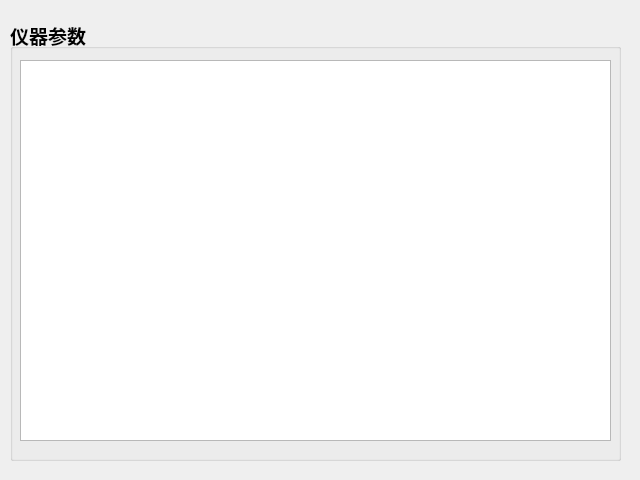
<?xml version="1.0" encoding="UTF-8"?>
<ui version="4.0">
 <class>DialogDevProp</class>
 <widget class="QDialog" name="DialogDevProp">
  <property name="geometry">
   <rect>
    <x>0</x>
    <y>0</y>
    <width>640</width>
    <height>480</height>
   </rect>
  </property>
  <property name="windowTitle">
   <string>Dialog</string>
  </property>
  <widget class="QGroupBox" name="groupBox">
   <property name="geometry">
    <rect>
     <x>10</x>
     <y>20</y>
     <width>611</width>
     <height>441</height>
    </rect>
   </property>
   <property name="font">
    <font>
     <pointsize>14</pointsize>
     <weight>75</weight>
     <bold>true</bold>
    </font>
   </property>
   <property name="title">
    <string>仪器参数</string>
   </property>
   <widget class="QTableWidget" name="tableWidget">
    <property name="geometry">
     <rect>
      <x>10</x>
      <y>40</y>
      <width>591</width>
      <height>381</height>
     </rect>
    </property>
   </widget>
  </widget>
 </widget>
 <resources/>
 <connections/>
</ui>
